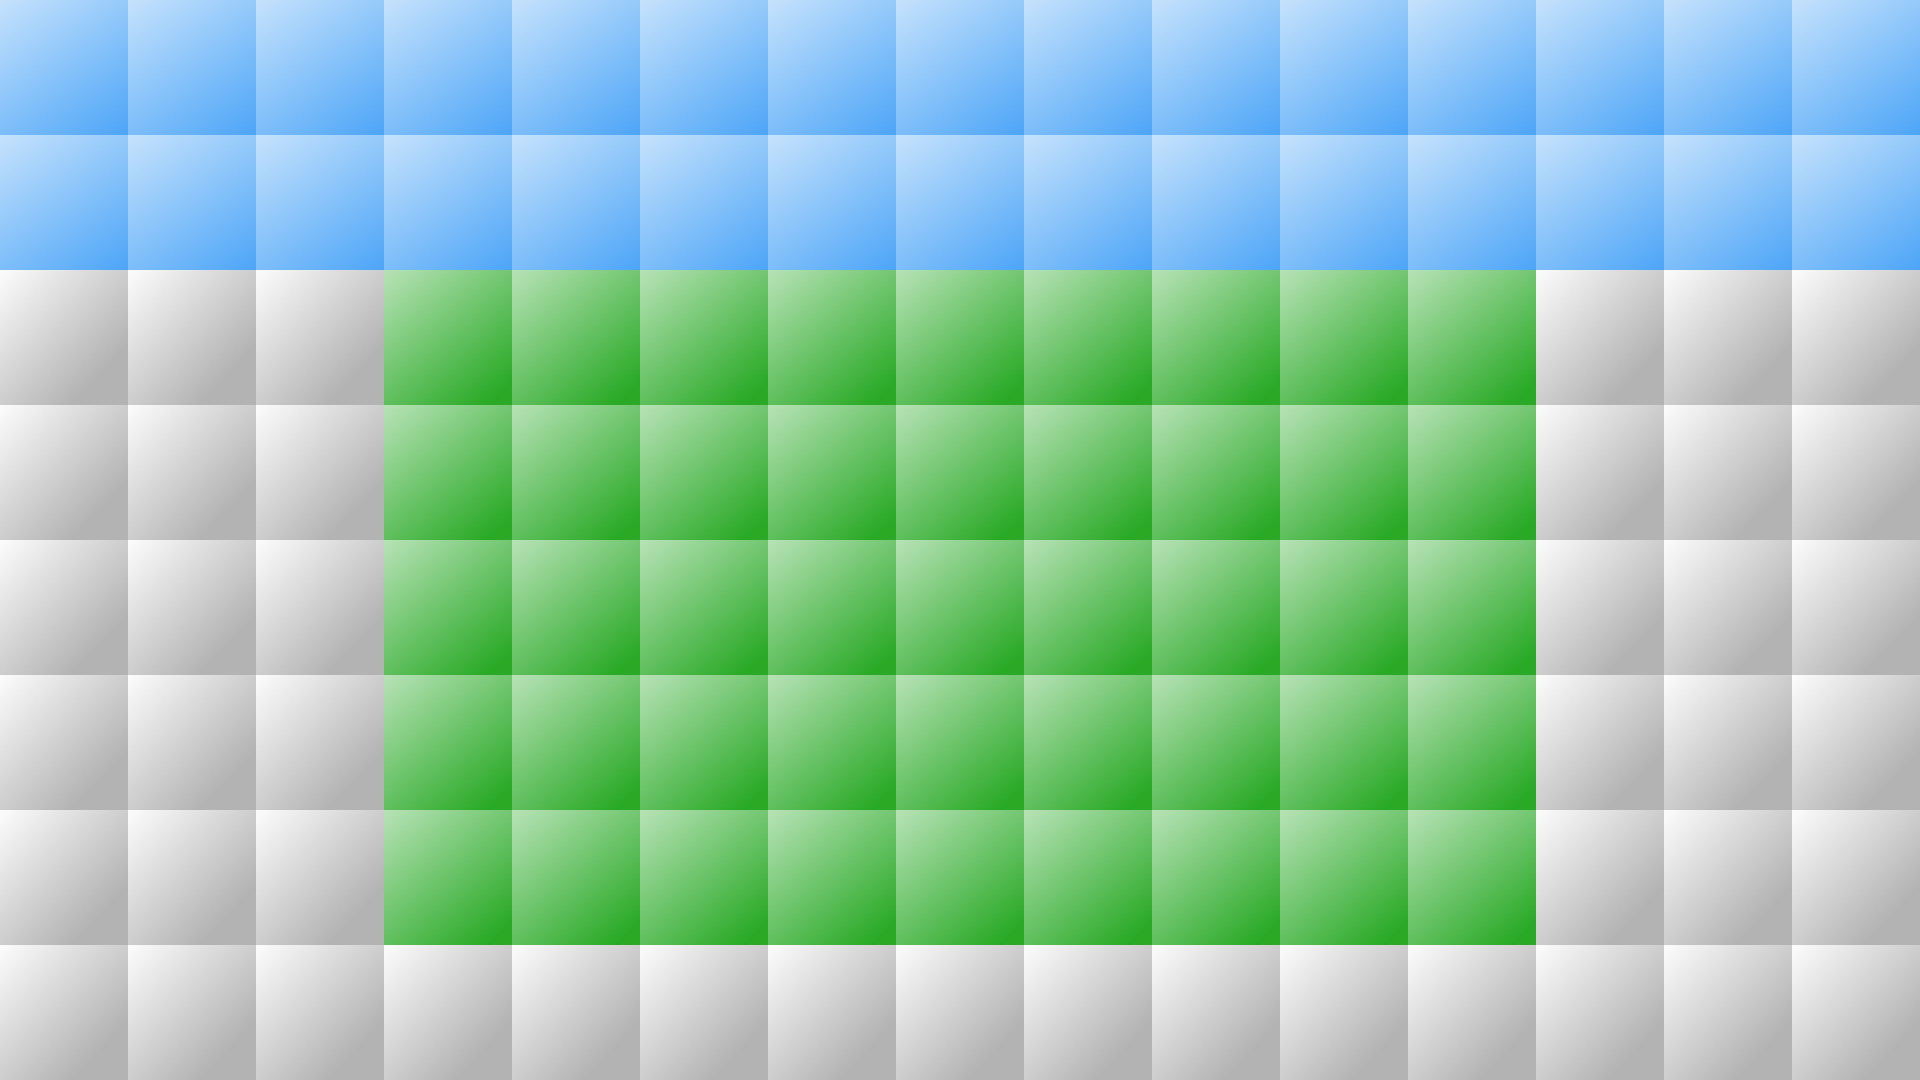

A 2D game scene composited from a Tiled map and its tileset images. What follows is a short description and the map's XML, with each tile layer's data collapsed to a summary:
An orthogonal 15x8 tile map with 128x135 px tiles, 1 tile layer (Tile Layer 1), 3 tilesets.

<map height="8" orientation="orthogonal" tileheight="135" tilewidth="128" version="1.0" width="15"><properties><property name="blended tiles" value="" /></properties>
 <tileset firstgid="1" name="grey" tileheight="135" tilewidth="128">
  <image height="135" source="Images/grey.png" width="128" />
 </tileset>
 <tileset firstgid="2" name="blue" tileheight="135" tilewidth="128">
  <image height="135" source="Images/blue.png" width="128" />
 </tileset>
 <tileset firstgid="3" name="green" tileheight="135" tilewidth="128">
  <image height="135" source="Images/grass.jpg" width="128" />
 </tileset>
 <layer height="8" name="Tile Layer 1" width="15">
  <data>[120 cells, 120 non-empty, 3 distinct tile ids]</data>
 </layer>
</map>